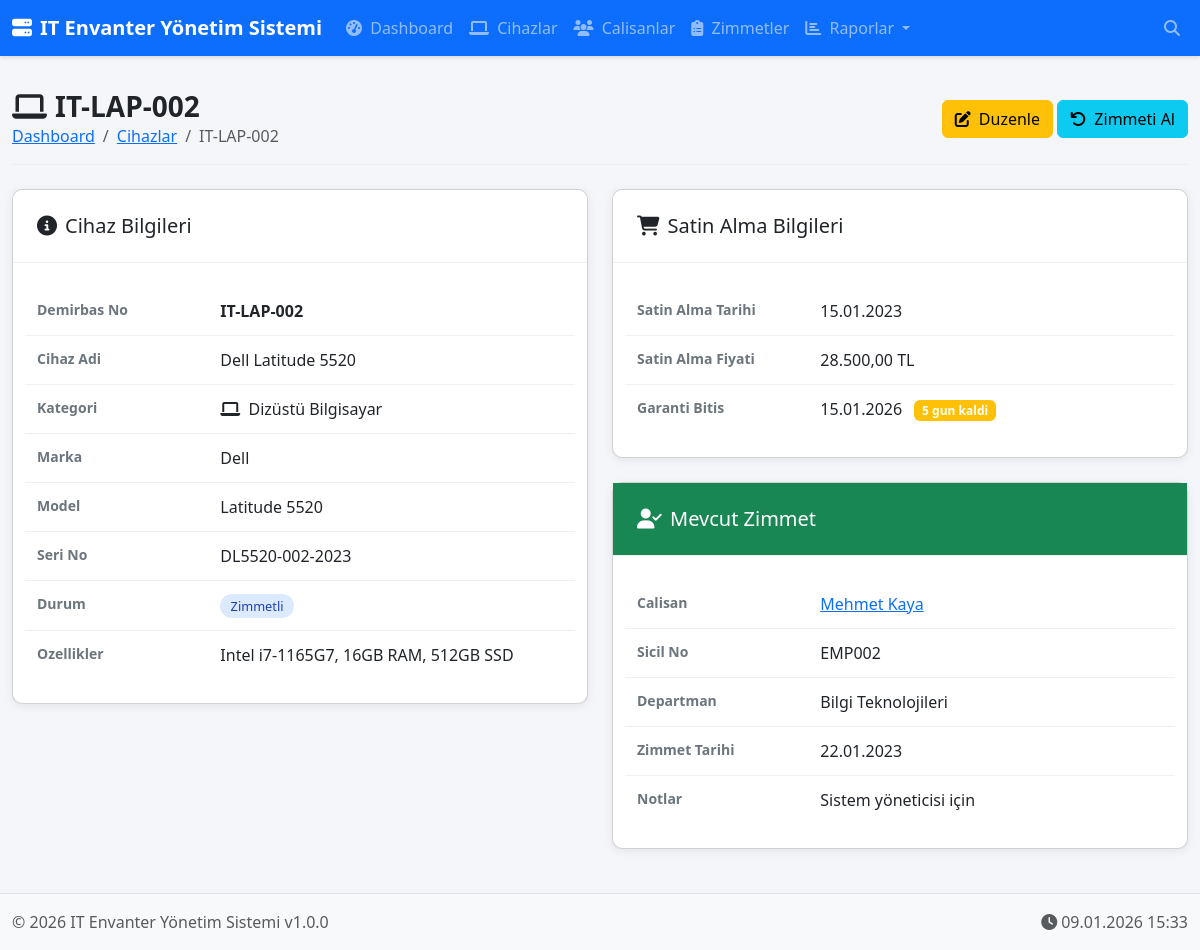
Screenshot of /device_detail.php?id=2 with the database file from the repository.
### tables this page shows
CREATE TABLE devices (
    id INT AUTO_INCREMENT PRIMARY KEY,
    asset_tag VARCHAR(50) UNIQUE NOT NULL,
    name VARCHAR(100) NOT NULL,
    category_id INT,
    brand VARCHAR(50),
    model VARCHAR(100),
    serial_number VARCHAR(100) UNIQUE,
    purchase_date DATE,
    purchase_price DECIMAL(10,2),
    warranty_end_date DATE,
    status ENUM('available', 'assigned', 'maintenance', 'retired', 'lost') DEFAULT 'available',
    specifications TEXT,
    notes TEXT,
    created_at TIMESTAMP DEFAULT CURRENT_TIMESTAMP,
    updated_at TIMESTAMP DEFAULT CURRENT_TIMESTAMP ON UPDATE CURRENT_TIMESTAMP,
    FOREIGN KEY (category_id) REFERENCES device_categories(id) ON DELETE SET NULL
);

CREATE TABLE device_categories (
    id INT AUTO_INCREMENT PRIMARY KEY,
    name VARCHAR(50) NOT NULL,
    description TEXT,
    icon VARCHAR(50) DEFAULT 'fa-desktop'
);

CREATE TABLE assignments (
    id INT AUTO_INCREMENT PRIMARY KEY,
    device_id INT NOT NULL,
    employee_id INT NOT NULL,
    assigned_date DATE NOT NULL,
    expected_return_date DATE,
    notes TEXT,
    assigned_by VARCHAR(100),
    created_at TIMESTAMP DEFAULT CURRENT_TIMESTAMP,
    FOREIGN KEY (device_id) REFERENCES devices(id) ON DELETE CASCADE,
    FOREIGN KEY (employee_id) REFERENCES employees(id) ON DELETE CASCADE,
    UNIQUE KEY unique_device_assignment (device_id)
);

CREATE TABLE employees (
    id INT AUTO_INCREMENT PRIMARY KEY,
    employee_no VARCHAR(20) UNIQUE NOT NULL,
    first_name VARCHAR(50) NOT NULL,
    last_name VARCHAR(50) NOT NULL,
    email VARCHAR(100) UNIQUE NOT NULL,
    phone VARCHAR(20),
    department_id INT,
    position VARCHAR(100),
    hire_date DATE,
    status ENUM('active', 'inactive', 'on_leave') DEFAULT 'active',
    created_at TIMESTAMP DEFAULT CURRENT_TIMESTAMP,
    updated_at TIMESTAMP DEFAULT CURRENT_TIMESTAMP ON UPDATE CURRENT_TIMESTAMP,
    FOREIGN KEY (department_id) REFERENCES departments(id) ON DELETE SET NULL
);

CREATE TABLE departments (
    id INT AUTO_INCREMENT PRIMARY KEY,
    name VARCHAR(100) NOT NULL,
    description TEXT,
    created_at TIMESTAMP DEFAULT CURRENT_TIMESTAMP
);

### includes/Database.php (called while the page is built, shortened)
<?php
class Database {
    private static $instance = null;
    private $connection;
    private function __construct() {
        try {
            $dsn = "mysql:host=" . DB_HOST . ";dbname=" . DB_NAME . ";charset=" . DB_CHARSET;
            $options = [
                PDO::ATTR_ERRMODE => PDO::ERRMODE_EXCEPTION,
                PDO::ATTR_DEFAULT_FETCH_MODE => PDO::FETCH_ASSOC,
                PDO::ATTR_EMULATE_PREPARES => false,
            ];
            $this->connection = new PDO($dsn, DB_USER, DB_PASS, $options);
        } catch (PDOException $e) {
            die("Veritabanı bağlantı hatası: " . $e->getMessage());
        }
    }
    public static function getInstance() {
        if (self::$instance === null) {
            self::$instance = new self();
        }
        return self::$instance;
    }
    public function query($sql, $params = []) {
        $stmt = $this->connection->prepare($sql);
        $stmt->execute($params);
        return $stmt;
    }
    public function fetch($sql, $params = []) {
        return $this->query($sql, $params)->fetch();
    }
}

### device_detail.php (the view, shortened to what this page needs)
<?php
require_once 'includes/header.php';
$deviceId = $_GET['id'] ?? 0;
$device = $db->fetch("
    SELECT d.*, dc.name as category_name, dc.icon as category_icon
    FROM devices d
    LEFT JOIN device_categories dc ON d.category_id = dc.id
    WHERE d.id = ?
", [$deviceId]);
$currentAssignment = $db->fetch("
    SELECT a.*, CONCAT(e.first_name, ' ', e.last_name) as employee_name,
           e.employee_no, e.email, dep.name as department
    FROM assignments a
    JOIN employees e ON a.employee_id = e.id
    LEFT JOIN departments dep ON e.department_id = dep.id
    WHERE a.device_id = ?
", [$deviceId]);
$statusLabels = [
    'available' => ['Mevcut', 'status-available'],
    'assigned' => ['Zimmetli', 'status-assigned'],
    'maintenance' => ['Bakimda', 'status-maintenance'],
    'retired' => ['Emekli', 'status-retired'],
    'lost' => ['Kayip', 'status-lost']
];
?>
<div class="page-header d-flex justify-content-between align-items-center">
    <div>
        <h1><i class="fas <?= htmlspecialchars($device['category_icon'] ?? 'fa-laptop') ?> me-2"></i><?= htmlspecialchars($device['asset_tag']) ?></h1>
        <nav aria-label="breadcrumb">
            <ol class="breadcrumb">
                <li class="breadcrumb-item"><a href="index.php">Dashboard</a></li>
                <li class="breadcrumb-item"><a href="devices.php">Cihazlar</a></li>
                <li class="breadcrumb-item active"><?= htmlspecialchars($device['asset_tag']) ?></li>
            </ol>
        </nav>
    </div>
    <div>
        <a href="device_edit.php?id=<?= $device['id'] ?>" class="btn btn-warning">
            <i class="fas fa-edit me-1"></i> Duzenle
        </a>
        <?php if ($device['status'] === 'available'): ?>
        <a href="assignment_add.php?device_id=<?= $device['id'] ?>" class="btn btn-success">
            <i class="fas fa-user-plus me-1"></i> Zimmetle
        </a>
        <?php elseif ($device['status'] === 'assigned'): ?>
        <a href="assignment_return.php?device_id=<?= $device['id'] ?>" class="btn btn-info">
            <i class="fas fa-undo me-1"></i> Zimmeti Al
        </a>
        <?php endif; ?>
    </div>
</div>
<div class="row">
    <div class="col-lg-6 mb-4">
        <div class="card detail-card">
            <div class="detail-header">
                <h5 class="mb-0"><i class="fas fa-info-circle me-2"></i>Cihaz Bilgileri</h5>
            </div>
            <div class="detail-body">
                <div class="row detail-row">
                    <div class="col-4 detail-label">Demirbas No</div>
                    <div class="col-8 detail-value"><strong><?= htmlspecialchars($device['asset_tag']) ?></strong></div>
                </div>
                <div class="row detail-row">
                    <div class="col-4 detail-label">Cihaz Adi</div>
                    <div class="col-8 detail-value"><?= htmlspecialchars($device['name']) ?></div>
                </div>
                <div class="row detail-row">
                    <div class="col-4 detail-label">Kategori</div>
                    <div class="col-8 detail-value">
                        <i class="fas <?= htmlspecialchars($device['category_icon'] ?? 'fa-box') ?> me-1"></i>
                        <?= htmlspecialchars($device['category_name'] ?? '-') ?>
                    </div>
                </div>
                <div class="row detail-row">
                    <div class="col-4 detail-label">Marka</div>
                    <div class="col-8 detail-value"><?= htmlspecialchars($device['brand'] ?? '-') ?></div>
                </div>
                <div class="row detail-row">
                    <div class="col-4 detail-label">Model</div>
                    <div class="col-8 detail-value"><?= htmlspecialchars($device['model'] ?? '-') ?></div>
                </div>
                <div class="row detail-row">
                    <div class="col-4 detail-label">Seri No</div>
                    <div class="col-8 detail-value"><?= htmlspecialchars($device['serial_number'] ?? '-') ?></div>
                </div>
                <div class="row detail-row">
                    <div class="col-4 detail-label">Durum</div>
                    <div class="col-8 detail-value">
                        <span class="badge badge-status <?= $statusLabels[$device['status']][1] ?? '' ?>">
                            <?= $statusLabels[$device['status']][0] ?? $device['status'] ?>
                        </span>
                    </div>
                </div>
                <div class="row detail-row">
                    <div class="col-4 detail-label">Ozellikler</div>
                    <div class="col-8 detail-value"><?= nl2br(htmlspecialchars($device['specifications'] ?? '-')) ?></div>
                </div>
            </div>
        </div>
    </div>
    <div class="col-lg-6 mb-4">
        <div class="card detail-card mb-4">
            <div class="detail-header">
                <h5 class="mb-0"><i class="fas fa-shopping-cart me-2"></i>Satin Alma Bilgileri</h5>
            </div>
            <div class="detail-body">
                <div class="row detail-row">
                    <div class="col-4 detail-label">Satin Alma Tarihi</div>
                    <div class="col-8 detail-value">
                        <?= $device['purchase_date'] ? date('d.m.Y', strtotime($device['purchase_date'])) : '-' ?>
                    </div>
                </div>
                <div class="row detail-row">
                    <div class="col-4 detail-label">Satin Alma Fiyati</div>
                    <div class="col-8 detail-value">
                        <?= $device['purchase_price'] ? number_format($device['purchase_price'], 2, ',', '.') . ' TL' : '-' ?>
                    </div>
                </div>
                <div class="row detail-row">
                    <div class="col-4 detail-label">Garanti Bitis</div>
                    <div class="col-8 detail-value">
                        <?php if ($device['warranty_end_date']): ?>
                            <?= date('d.m.Y', strtotime($device['warranty_end_date'])) ?>
                            <?php
                            $daysRemaining = (strtotime($device['warranty_end_date']) - time()) / 86400;
                            if ($daysRemaining < 0): ?>
                                <span class="badge bg-danger ms-2">Suresi Dolmus</span>
                            <?php elseif ($daysRemaining < 90): ?>
                                <span class="badge bg-warning ms-2"><?= round($daysRemaining) ?> gun kaldi</span>
                            <?php else: ?>
                                <span class="badge bg-success ms-2">Aktif</span>
                            <?php endif; ?>
                        <?php else: ?>
                            -
                        <?php endif; ?>
                    </div>
                </div>
            </div>
        </div>
        <?php if ($currentAssignment): ?>
        <div class="card detail-card">
            <div class="detail-header bg-success text-white">
                <h5 class="mb-0"><i class="fas fa-user-check me-2"></i>Mevcut Zimmet</h5>
            </div>
            <div class="detail-body">
                <div class="row detail-row">
                    <div class="col-4 detail-label">Calisan</div>
                    <div class="col-8 detail-value">
                        <a href="employee_detail.php?id=<?= $currentAssignment['employee_id'] ?>">
                            <?= htmlspecialchars($currentAssignment['employee_name']) ?>
                        </a>
                    </div>
                </div>
                <div class="row detail-row">
                    <div class="col-4 detail-label">Sicil No</div>
                    <div class="col-8 detail-value"><?= htmlspecialchars($currentAssignment['employee_no']) ?></div>
                </div>
                <div class="row detail-row">
                    <div class="col-4 detail-label">Departman</div>
                    <div class="col-8 detail-value"><?= htmlspecialchars($currentAssignment['department'] ?? '-') ?></div>
                </div>
                <div class="row detail-row">
                    <div class="col-4 detail-label">Zimmet Tarihi</div>
                    <div class="col-8 detail-value"><?= date('d.m.Y', strtotime($currentAssignment['assigned_date'])) ?></div>
                </div>
                <div class="row detail-row">
                    <div class="col-4 detail-label">Notlar</div>
                    <div class="col-8 detail-value"><?= htmlspecialchars($currentAssignment['notes'] ?? '-') ?></div>
                </div>
            </div>
        </div>
        <?php endif; ?>
    </div>
</div>
<?php require_once 'includes/footer.php'; ?>

### assets/css/style.css (style rules this page uses)
:root { --primary-color: #0d6efd; --secondary-color: #6c757d; --success-color: #198754; --warning-color: #ffc107; --danger-color: #dc3545; --info-color: #0dcaf0; --dark-color: #212529; --light-color: #f8f9fa; }
body { font-family: 'Segoe UI', Tahoma, Geneva, Verdana, sans-serif; background-color: #f5f6fa; min-height: 100vh; display: flex; flex-direction: column; }
.badge-status { padding: 0.4em 0.8em; border-radius: 20px; font-weight: 500; font-size: 0.8rem; }
.status-assigned { background-color: #dbeafe; color: #1e40af; }
.page-header { margin-bottom: 1.5rem; padding-bottom: 1rem; border-bottom: 1px solid #eee; }
.page-header h1 { font-size: 1.75rem; font-weight: 600; color: var(--dark-color); margin: 0; }
.page-header .breadcrumb { margin: 0; padding: 0; background: none; }
.detail-card { background: white; border-radius: 10px; box-shadow: 0 2px 10px rgba(0,0,0,0.08); }
.detail-card .detail-header { padding: 1.5rem; border-bottom: 1px solid #eee; }
.detail-card .detail-body { padding: 1.5rem; }
.detail-row { padding: 0.75rem 0; border-bottom: 1px solid #f0f0f0; }
.detail-row:last-child { border-bottom: none; }
.detail-label { font-weight: 600; color: var(--secondary-color); font-size: 0.875rem; }
.detail-value { color: var(--dark-color); }

### rows the page displays
devices: asset_tag "IT-LAP-002", name "Dell Latitude 5520", category.name "Dizüstü Bilgisayar", brand "Dell", model "Latitude 5520", serial_number "DL5520-002-2023", status "Zimmetli", specifications "Intel i7-1165G7, 16GB RAM, 512GB SSD", purchase_date "15.01.2023", purchase_price "28.500,00", warranty_end_date "15.01.2026"
assignments: employee.employee_no "EMP002", departments.name "Bilgi Teknolojileri", assigned_date "22.01.2023", notes "Sistem yöneticisi için"

### other values shown
APP_NAME "IT Envanter Yönetim Sistemi"
$currentAssignment['employee_name'] "Mehmet Kaya"
APP_VERSION "1.0.0"
